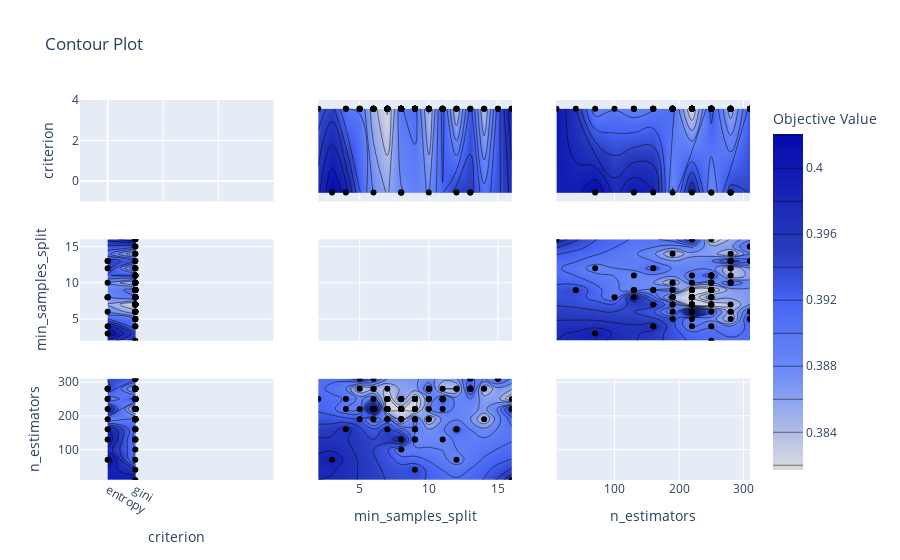

Notebook code cell kept with this figure:
### Code cell
optuna.visualization.plot_contour(study,params=["n_estimators", "criterion","min_samples_split"])

### Figure 1 — Plotly figure (JSON) as saved in the notebook; plotly's stock layout.template omitted (floating-point values rounded to 4 significant figures; data arrays with more than 128 entries replaced by an {"elided": "..."} marker saying what was removed)
{"data": [{"type": "scatter", "xaxis": "x", "yaxis": "y"}, {"colorbar": {"title": {"text": "Objective Value"}}, "colorscale": [[0, "rgb(220,220,220)"], [0.3, "rgb(106,137,247)"], [0.4, "rgb(90,120,245)"], [0.5, "rgb(70,100,245)"], [0.65, "rgb(40,60,190)"], [1, "rgb(5,10,172)"]], "connectgaps": true, "contours": {"coloring": "heatmap"}, "hoverinfo": "none", "line": {"smoothing": 1.3}, "showscale": true, "type": "contour", "x": ["entropy", "gini"], "xaxis": "x4", "y": [2, 3, 4, 5, 6, 7, 8, 9, 10, 11, 12, 13, 14, 15, 16], "yaxis": "y4", "z": [[null, 0.3929], [0.402, null], [0.399, 0.3898], [null, 0.3898], [0.3878, 0.3848], [null, 0.3817], [0.3878, 0.3898], [null, 0.3909], [0.3878, 0.3838], [null, 0.3929], [0.3949, 0.3838], [0.3949, 0.3929], [null, 0.3838], [null, 0.3929], [null, 0.4]]}, {"marker": {"color": "black"}, "mode": "markers", "showlegend": false, "type": "scatter", "x": ["gini", "entropy", "entropy", "gini", "gini", "gini", "gini", "entropy", "entropy", "gini", "gini", "gini", "gini", "gini", "gini", "gini", "gini", "gini", "gini", "gini", "gini", "gini", "gini", "gini", "gini", "gini", "gini", "entropy", "gini", "gini", "gini", "gini", "gini", "gini", "entropy", "gini", "gini", "gini", "entropy", "gini", "gini", "gini", "gini", "gini", "gini", "gini", "gini", "entropy", "gini", "gini", "gini", "gini", "gini", "gini", "gini", "gini", "gini", "gini", "gini", "gini", "gini", "gini", "gini", "gini", "gini", "gini", "gini", "gini", "gini", "entropy", "gini", "gini", "gini", "gini", "gini", "gini", "gini", "gini", "gini", "gini", "gini", "gini", "gini", "gini", "gini", "gini", "gini", "gini", "gini", "entropy", "gini", "gini", "gini", "gini", "gini", "gini", "gini", "gini", "gini", "gini"], "xaxis": "x4", "y": [13, 13, 13, 11, 9, 12, 9, 3, 6, 12, 6, 15, 16, 16, 2, 6, 9, 4, 16, 8, 15, 14, 10, 10, 7, 10, 8, 4, 8, 8, 10, 8, 7, 11, 8, 5, 7, 11, 12, 5, 8, 8, 9, 7, 9, 10, 9, 8, 7, 6, 11, 8, 8, 8, 6, 5, 6, 14, 7, 9, 6, 9, 10, 9, 8, 7, 8, 7, 8, 10, 13, 8, 8, 9, 9, 11, 11, 12, 6, 7, 7, 7, 8, 8, 10, 9, 9, 10, 9, 8, 4, 8, 11, 10, 11, 7, 6, 5, 9, 9], "yaxis": "y4"}, {"colorbar": {"title": {"text": "Objective Value"}}, "colorscale": [[0, "rgb(220,220,220)"], [0.3, "rgb(106,137,247)"], [0.4, "rgb(90,120,245)"], [0.5, "rgb(70,100,245)"], [0.65, "rgb(40,60,190)"], [1, "rgb(5,10,172)"]], "connectgaps": true, "contours": {"coloring": "heatmap"}, "hoverinfo": "none", "line": {"smoothing": 1.3}, "showscale": false, "type": "contour", "x": ["entropy", "gini"], "xaxis": "x7", "y": [10, 40, 70, 100, 130, 160, 190, 220, 250, 280, 310], "yaxis": "y7", "z": [[null, 0.4], [null, 0.3959], [0.402, 0.3888], [null, 0.3898], [0.4, 0.3888], [0.399, 0.3898], [0.3878, 0.3909], [0.398, 0.3817], [0.3878, 0.3929], [0.3949, 0.3848], [null, 0.3929]]}, {"marker": {"color": "black"}, "mode": "markers", "showlegend": false, "type": "scatter", "x": ["gini", "entropy", "entropy", "gini", "gini", "gini", "gini", "entropy", "entropy", "gini", "gini", "gini", "gini", "gini", "gini", "gini", "gini", "gini", "gini", "gini", "gini", "gini", "gini", "gini", "gini", "gini", "gini", "entropy", "gini", "gini", "gini", "gini", "gini", "gini", "entropy", "gini", "gini", "gini", "entropy", "gini", "gini", "gini", "gini", "gini", "gini", "gini", "gini", "entropy", "gini", "gini", "gini", "gini", "gini", "gini", "gini", "gini", "gini", "gini", "gini", "gini", "gini", "gini", "gini", "gini", "gini", "gini", "gini", "gini", "gini", "entropy", "gini", "gini", "gini", "gini", "gini", "gini", "gini", "gini", "gini", "gini", "gini", "gini", "gini", "gini", "gini", "gini", "gini", "gini", "gini", "entropy", "gini", "gini", "gini", "gini", "gini", "gini", "gini", "gini", "gini", "gini"], "xaxis": "x7", "y": [280, 280, 280, 130, 250, 160, 130, 70, 190, 70, 220, 310, 250, 220, 250, 310, 220, 250, 10, 190, 310, 280, 250, 250, 190, 250, 220, 160, 220, 220, 190, 220, 220, 280, 130, 280, 160, 250, 280, 190, 220, 220, 190, 220, 160, 280, 130, 220, 190, 250, 220, 250, 250, 220, 220, 310, 280, 190, 250, 250, 220, 250, 280, 250, 250, 220, 190, 220, 190, 250, 310, 220, 220, 220, 160, 250, 250, 280, 220, 250, 280, 250, 220, 190, 220, 250, 250, 280, 40, 250, 220, 100, 250, 190, 250, 220, 280, 220, 220, 190], "yaxis": "y7"}, {"colorbar": {"title": {"text": "Objective Value"}}, "colorscale": [[0, "rgb(220,220,220)"], [0.3, "rgb(106,137,247)"], [0.4, "rgb(90,120,245)"], [0.5, "rgb(70,100,245)"], [0.65, "rgb(40,60,190)"], [1, "rgb(5,10,172)"]], "connectgaps": true, "contours": {"coloring": "heatmap"}, "hoverinfo": "none", "line": {"smoothing": 1.3}, "showscale": false, "type": "contour", "x": [2, 3, 4, 5, 6, 7, 8, 9, 10, 11, 12, 13, 14, 15, 16], "xaxis": "x2", "y": ["entropy", "gini"], "yaxis": "y2", "z": [[null, 0.402, 0.399, null, 0.3878, null, 0.3878, null, 0.3878, null, 0.3949, 0.3949, null, null, null], [0.3929, null, 0.3898, 0.3898, 0.3848, 0.3817, 0.3898, 0.3909, 0.3838, 0.3929, 0.3838, 0.3929, 0.3838, 0.3929, 0.4]]}, {"marker": {"color": "black"}, "mode": "markers", "showlegend": false, "type": "scatter", "x": [13, 13, 13, 11, 9, 12, 9, 3, 6, 12, 6, 15, 16, 16, 2, 6, 9, 4, 16, 8, 15, 14, 10, 10, 7, 10, 8, 4, 8, 8, 10, 8, 7, 11, 8, 5, 7, 11, 12, 5, 8, 8, 9, 7, 9, 10, 9, 8, 7, 6, 11, 8, 8, 8, 6, 5, 6, 14, 7, 9, 6, 9, 10, 9, 8, 7, 8, 7, 8, 10, 13, 8, 8, 9, 9, 11, 11, 12, 6, 7, 7, 7, 8, 8, 10, 9, 9, 10, 9, 8, 4, 8, 11, 10, 11, 7, 6, 5, 9, 9], "xaxis": "x2", "y": ["gini", "entropy", "entropy", "gini", "gini", "gini", "gini", "entropy", "entropy", "gini", "gini", "gini", "gini", "gini", "gini", "gini", "gini", "gini", "gini", "gini", "gini", "gini", "gini", "gini", "gini", "gini", "gini", "entropy", "gini", "gini", "gini", "gini", "gini", "gini", "entropy", "gini", "gini", "gini", "entropy", "gini", "gini", "gini", "gini", "gini", "gini", "gini", "gini", "entropy", "gini", "gini", "gini", "gini", "gini", "gini", "gini", "gini", "gini", "gini", "gini", "gini", "gini", "gini", "gini", "gini", "gini", "gini", "gini", "gini", "gini", "entropy", "gini", "gini", "gini", "gini", "gini", "gini", "gini", "gini", "gini", "gini", "gini", "gini", "gini", "gini", "gini", "gini", "gini", "gini", "gini", "entropy", "gini", "gini", "gini", "gini", "gini", "gini", "gini", "gini", "gini", "gini"], "yaxis": "y2"}, {"type": "scatter", "xaxis": "x5", "yaxis": "y5"}, {"colorbar": {"title": {"text": "Objective Value"}}, "colorscale": [[0, "rgb(220,220,220)"], [0.3, "rgb(106,137,247)"], [0.4, "rgb(90,120,245)"], [0.5, "rgb(70,100,245)"], [0.65, "rgb(40,60,190)"], [1, "rgb(5,10,172)"]], "connectgaps": true, "contours": {"coloring": "heatmap"}, "hoverinfo": "none", "line": {"smoothing": 1.3}, "showscale": false, "type": "contour", "x": [2, 3, 4, 5, 6, 7, 8, 9, 10, 11, 12, 13, 14, 15, 16], "xaxis": "x8", "y": [10, 40, 70, 100, 130, 160, 190, 220, 250, 280, 310], "yaxis": "y8", "z": {"elided": "11x15 float values"}}, {"marker": {"color": "black"}, "mode": "markers", "showlegend": false, "type": "scatter", "x": [13, 13, 13, 11, 9, 12, 9, 3, 6, 12, 6, 15, 16, 16, 2, 6, 9, 4, 16, 8, 15, 14, 10, 10, 7, 10, 8, 4, 8, 8, 10, 8, 7, 11, 8, 5, 7, 11, 12, 5, 8, 8, 9, 7, 9, 10, 9, 8, 7, 6, 11, 8, 8, 8, 6, 5, 6, 14, 7, 9, 6, 9, 10, 9, 8, 7, 8, 7, 8, 10, 13, 8, 8, 9, 9, 11, 11, 12, 6, 7, 7, 7, 8, 8, 10, 9, 9, 10, 9, 8, 4, 8, 11, 10, 11, 7, 6, 5, 9, 9], "xaxis": "x8", "y": [280, 280, 280, 130, 250, 160, 130, 70, 190, 70, 220, 310, 250, 220, 250, 310, 220, 250, 10, 190, 310, 280, 250, 250, 190, 250, 220, 160, 220, 220, 190, 220, 220, 280, 130, 280, 160, 250, 280, 190, 220, 220, 190, 220, 160, 280, 130, 220, 190, 250, 220, 250, 250, 220, 220, 310, 280, 190, 250, 250, 220, 250, 280, 250, 250, 220, 190, 220, 190, 250, 310, 220, 220, 220, 160, 250, 250, 280, 220, 250, 280, 250, 220, 190, 220, 250, 250, 280, 40, 250, 220, 100, 250, 190, 250, 220, 280, 220, 220, 190], "yaxis": "y8"}, {"colorbar": {"title": {"text": "Objective Value"}}, "colorscale": [[0, "rgb(220,220,220)"], [0.3, "rgb(106,137,247)"], [0.4, "rgb(90,120,245)"], [0.5, "rgb(70,100,245)"], [0.65, "rgb(40,60,190)"], [1, "rgb(5,10,172)"]], "connectgaps": true, "contours": {"coloring": "heatmap"}, "hoverinfo": "none", "line": {"smoothing": 1.3}, "showscale": false, "type": "contour", "x": [10, 40, 70, 100, 130, 160, 190, 220, 250, 280, 310], "xaxis": "x3", "y": ["entropy", "gini"], "yaxis": "y3", "z": [[null, null, 0.402, null, 0.4, 0.399, 0.3878, 0.398, 0.3878, 0.3949, null], [0.4, 0.3959, 0.3888, 0.3898, 0.3888, 0.3898, 0.3909, 0.3817, 0.3929, 0.3848, 0.3929]]}, {"marker": {"color": "black"}, "mode": "markers", "showlegend": false, "type": "scatter", "x": [280, 280, 280, 130, 250, 160, 130, 70, 190, 70, 220, 310, 250, 220, 250, 310, 220, 250, 10, 190, 310, 280, 250, 250, 190, 250, 220, 160, 220, 220, 190, 220, 220, 280, 130, 280, 160, 250, 280, 190, 220, 220, 190, 220, 160, 280, 130, 220, 190, 250, 220, 250, 250, 220, 220, 310, 280, 190, 250, 250, 220, 250, 280, 250, 250, 220, 190, 220, 190, 250, 310, 220, 220, 220, 160, 250, 250, 280, 220, 250, 280, 250, 220, 190, 220, 250, 250, 280, 40, 250, 220, 100, 250, 190, 250, 220, 280, 220, 220, 190], "xaxis": "x3", "y": ["gini", "entropy", "entropy", "gini", "gini", "gini", "gini", "entropy", "entropy", "gini", "gini", "gini", "gini", "gini", "gini", "gini", "gini", "gini", "gini", "gini", "gini", "gini", "gini", "gini", "gini", "gini", "gini", "entropy", "gini", "gini", "gini", "gini", "gini", "gini", "entropy", "gini", "gini", "gini", "entropy", "gini", "gini", "gini", "gini", "gini", "gini", "gini", "gini", "entropy", "gini", "gini", "gini", "gini", "gini", "gini", "gini", "gini", "gini", "gini", "gini", "gini", "gini", "gini", "gini", "gini", "gini", "gini", "gini", "gini", "gini", "entropy", "gini", "gini", "gini", "gini", "gini", "gini", "gini", "gini", "gini", "gini", "gini", "gini", "gini", "gini", "gini", "gini", "gini", "gini", "gini", "entropy", "gini", "gini", "gini", "gini", "gini", "gini", "gini", "gini", "gini", "gini"], "yaxis": "y3"}, {"colorbar": {"title": {"text": "Objective Value"}}, "colorscale": [[0, "rgb(220,220,220)"], [0.3, "rgb(106,137,247)"], [0.4, "rgb(90,120,245)"], [0.5, "rgb(70,100,245)"], [0.65, "rgb(40,60,190)"], [1, "rgb(5,10,172)"]], "connectgaps": true, "contours": {"coloring": "heatmap"}, "hoverinfo": "none", "line": {"smoothing": 1.3}, "showscale": false, "type": "contour", "x": [10, 40, 70, 100, 130, 160, 190, 220, 250, 280, 310], "xaxis": "x6", "y": [2, 3, 4, 5, 6, 7, 8, 9, 10, 11, 12, 13, 14, 15, 16], "yaxis": "y6", "z": {"elided": "15x11 float values"}}, {"marker": {"color": "black"}, "mode": "markers", "showlegend": false, "type": "scatter", "x": [280, 280, 280, 130, 250, 160, 130, 70, 190, 70, 220, 310, 250, 220, 250, 310, 220, 250, 10, 190, 310, 280, 250, 250, 190, 250, 220, 160, 220, 220, 190, 220, 220, 280, 130, 280, 160, 250, 280, 190, 220, 220, 190, 220, 160, 280, 130, 220, 190, 250, 220, 250, 250, 220, 220, 310, 280, 190, 250, 250, 220, 250, 280, 250, 250, 220, 190, 220, 190, 250, 310, 220, 220, 220, 160, 250, 250, 280, 220, 250, 280, 250, 220, 190, 220, 250, 250, 280, 40, 250, 220, 100, 250, 190, 250, 220, 280, 220, 220, 190], "xaxis": "x6", "y": [13, 13, 13, 11, 9, 12, 9, 3, 6, 12, 6, 15, 16, 16, 2, 6, 9, 4, 16, 8, 15, 14, 10, 10, 7, 10, 8, 4, 8, 8, 10, 8, 7, 11, 8, 5, 7, 11, 12, 5, 8, 8, 9, 7, 9, 10, 9, 8, 7, 6, 11, 8, 8, 8, 6, 5, 6, 14, 7, 9, 6, 9, 10, 9, 8, 7, 8, 7, 8, 10, 13, 8, 8, 9, 9, 11, 11, 12, 6, 7, 7, 7, 8, 8, 10, 9, 9, 10, 9, 8, 4, 8, 11, 10, 11, 7, 6, 5, 9, 9], "yaxis": "y6"}, {"type": "scatter", "xaxis": "x9", "yaxis": "y9"}], "layout": {"title": {"text": "Contour Plot"}, "xaxis": {"anchor": "y", "domain": [0, 0.2889], "matches": "x7", "range": ["entropy", "gini"], "showticklabels": false}, "xaxis2": {"anchor": "y2", "domain": [0.3556, 0.6444], "matches": "x8", "range": [2, 16], "showticklabels": false}, "xaxis3": {"anchor": "y3", "domain": [0.7111, 1], "matches": "x9", "range": [10, 310], "showticklabels": false}, "xaxis4": {"anchor": "y4", "domain": [0, 0.2889], "matches": "x7", "range": ["entropy", "gini"], "showticklabels": false}, "xaxis5": {"anchor": "y5", "domain": [0.3556, 0.6444], "matches": "x8", "range": [2, 16], "showticklabels": false}, "xaxis6": {"anchor": "y6", "domain": [0.7111, 1], "matches": "x9", "range": [10, 310], "showticklabels": false}, "xaxis7": {"anchor": "y7", "domain": [0, 0.2889], "range": ["entropy", "gini"], "title": {"text": "criterion"}}, "xaxis8": {"anchor": "y8", "domain": [0.3556, 0.6444], "range": [2, 16], "title": {"text": "min_samples_split"}}, "xaxis9": {"anchor": "y9", "domain": [0.7111, 1], "range": [10, 310], "title": {"text": "n_estimators"}}, "yaxis": {"anchor": "x", "domain": [0.7333, 1], "range": ["entropy", "gini"], "title": {"text": "criterion"}}, "yaxis2": {"anchor": "x2", "domain": [0.7333, 1], "matches": "y", "range": ["entropy", "gini"], "showticklabels": false}, "yaxis3": {"anchor": "x3", "domain": [0.7333, 1], "matches": "y", "range": ["entropy", "gini"], "showticklabels": false}, "yaxis4": {"anchor": "x4", "domain": [0.3667, 0.6333], "range": [2, 16], "title": {"text": "min_samples_split"}}, "yaxis5": {"anchor": "x5", "domain": [0.3667, 0.6333], "matches": "y4", "range": [2, 16], "showticklabels": false}, "yaxis6": {"anchor": "x6", "domain": [0.3667, 0.6333], "matches": "y4", "range": [2, 16], "showticklabels": false}, "yaxis7": {"anchor": "x7", "domain": [0, 0.2667], "range": [10, 310], "title": {"text": "n_estimators"}}, "yaxis8": {"anchor": "x8", "domain": [0, 0.2667], "matches": "y7", "range": [10, 310], "showticklabels": false}, "yaxis9": {"anchor": "x9", "domain": [0, 0.2667], "matches": "y7", "range": [10, 310], "showticklabels": false}}}
